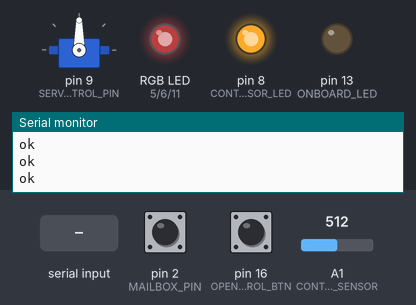
This sketch was run on a simulated Arduino Uno, built with avr-gcc and run on an emulated ATmega328P. Parts: servo, an RGB LED mixed from three pins (HIGH = lit), output pins drawn as LEDs (lit = HIGH), the last lines printed to the serial monitor. The inputs (shaded band) are chosen by the test bench; at power-on: A1 (CONTENT_SENSOR) = 512, pin 16 (OPEN_CONTROL_BTN) HIGH, pin 2 (MAILBOX_PIN) HIGH. Dim RGB values are drawn brighter than linear.

Above: at 3.8 s.
3.9 s: "lock\n" received over Serial
7.5 s: "test\n" received over Serial
At 9.4 s:
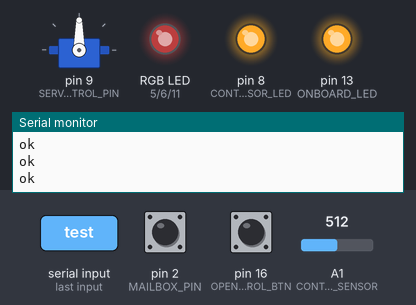
11.0 s: A1 (CONTENT_SENSOR) set to 639
16.7 s: A1 (CONTENT_SENSOR) set to 664
At 22.5 s:
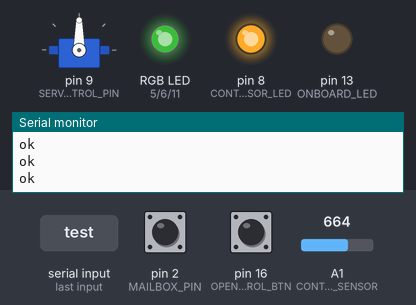
23.0 s: pin 16 (OPEN_CONTROL_BTN) pulled LOW for 3.2 s
At 25.5 s:
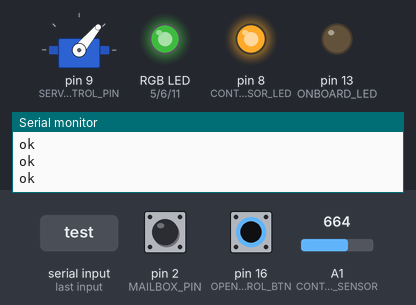
27.7 s: "test\n" received over Serial
At 29.6 s:
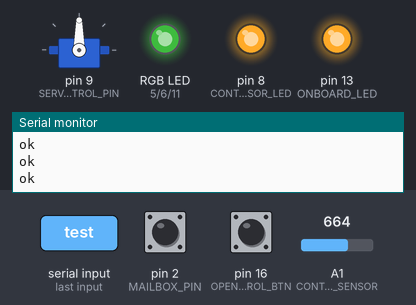
Timing chart, 0 to 31.2 s (numbered marks = the images above; inputs shaded):
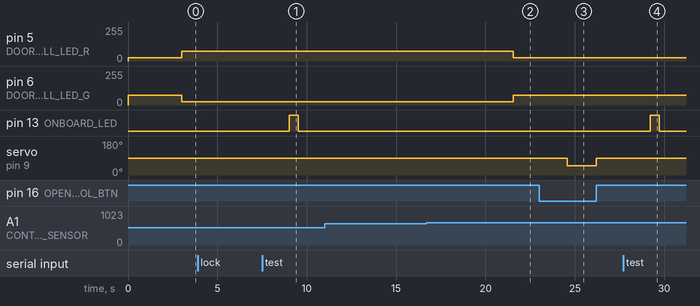

The sketch:

doorbell.ino.ino
```cpp
/**
 * Периферия:
 *   1. Serial
 *   2. Сенсорная кнопка дверного звонка
 *   3. Лампа системы проверки наличия содержимого
 *   4. Приемник системы проверки наличия содержимого
 *   5. Сервопривод замка
 *   6. Индикация состояния звонка
 * ----------
 * Запросы и ответы doorbell
 *   1. Прерывание при нажатии на кнопку звонка
 *      * отправка сообщения dbt в serial
 *      * ожидание ответа ok из serial
 *      * повторная отправка с интервалом 0.5с. до тех пор, пока не будет получен ok
 *   2.
 */
#include <Servo.h>
#include <CapacitiveSensor.h>

#define MAILBOX_PIN 2
#define DOORBELL_PIN_1 4
#define DOORBELL_PIN_2 2
#define CONTENT_SENSOR 15
#define CONTENT_SENSOR_LED 8
#define DOORBELL_LED_B 11
#define DOORBELL_LED_R 5
#define DOORBELL_LED_G 6
#define ONBOARD_LED 13
#define SERVO_CONTROL_PIN 9
#define DOORBELL_LOCK_TIMEOUT 15000
#define OPEN_CONTROL_BTN 16

#define DOORBELL_BLINK_COUNT 10
#define DOORBELL_AMBIENT_LEVEL 50
#define CONTENT_SENSOR_TRESHOLD 650

#define DEBUG false

// sensor button
// 10M resistor between pins 4 & 2, pin 2 is sensor pin, add a wire and foil
CapacitiveSensor doorbellBtnCapacitySensor = CapacitiveSensor(DOORBELL_PIN_1, DOORBELL_PIN_2);
unsigned long csSum;
// -- sensor button end --

Servo doorlockServo;
const int DOORLOCK_SERVO_LOCKED_POS = 50;
const int DOORLOCK_SERVO_UNLOCKED_POS = 90;

void setup(){
  Serial.begin(19200);
  Serial.setTimeout(50);

  doorlockServo.attach(SERVO_CONTROL_PIN);
  pinMode(MAILBOX_PIN, INPUT_PULLUP);
  /**/
  pinMode(OPEN_CONTROL_BTN, INPUT_PULLUP);
  pinMode(ONBOARD_LED, OUTPUT);
  pinMode(CONTENT_SENSOR_LED, OUTPUT);
//  pinMode(CONTENT_SENSOR, INPUT);

  digitalWrite(CONTENT_SENSOR_LED, HIGH);
  analogWrite(DOORBELL_LED_G, 1.5*DOORBELL_AMBIENT_LEVEL);
  analogWrite(DOORBELL_LED_R, DOORBELL_AMBIENT_LEVEL/2);
  analogWrite(DOORBELL_LED_B, DOORBELL_AMBIENT_LEVEL/2);

  lockMailBox();
}
volatile bool mailBoxIsOpened = false;
volatile bool mailBoxIsLocked = true;
volatile bool doorbellTriggered = false;
unsigned long doorbellTimeout = 0;
int contentSensorValue = 0;
unsigned long dbConfirmationNextTime = 0;
const unsigned long DB_CONFIRMATION_CHECK_INTERVAL = 1000;

void loop(){
  contentSensorValue = analogRead(CONTENT_SENSOR);
  mailBoxIsOpened = digitalRead(OPEN_CONTROL_BTN) == HIGH;
  if (!mailBoxIsLocked && !mailBoxIsOpened) {
    lockMailBox();
  } else if (mailBoxIsOpened) {
    unlockMailBox();
  }

  if (doorbellTriggered == false && doorbellTimeout == 0) {
    if (contentSensorValue < CONTENT_SENSOR_TRESHOLD) {
      analogWrite(DOORBELL_LED_R, 1.5*DOORBELL_AMBIENT_LEVEL);
      analogWrite(DOORBELL_LED_G, DOORBELL_AMBIENT_LEVEL/2);
      analogWrite(DOORBELL_LED_B, DOORBELL_AMBIENT_LEVEL/2);
    } else {
      analogWrite(DOORBELL_LED_G, 1.5*DOORBELL_AMBIENT_LEVEL);
      analogWrite(DOORBELL_LED_R, DOORBELL_AMBIENT_LEVEL/2);
      analogWrite(DOORBELL_LED_B, DOORBELL_AMBIENT_LEVEL/2);
    }
  }

  if (DEBUG) {
    Serial.print("Content sensor level: ");
    Serial.println(contentSensorValue);
    delay(100);
  }

  if (doorbellTriggered == true) {
    analogWrite(DOORBELL_LED_R, 255);
    analogWrite(DOORBELL_LED_G, 255);
    analogWrite(DOORBELL_LED_B, 255);
    doorbellTimeout = millis();
    doorbellTriggered = false;
    sendDoorbell();
  }

  if (doorbellTimeout > 0) {
    if (millis() - doorbellTimeout > DOORBELL_LOCK_TIMEOUT) {
      doorbellTimeout = 0;
      analogWrite(DOORBELL_LED_G, DOORBELL_AMBIENT_LEVEL);
      analogWrite(DOORBELL_LED_R, 1.5*DOORBELL_AMBIENT_LEVEL);
      analogWrite(DOORBELL_LED_B, 1.5*DOORBELL_AMBIENT_LEVEL);
      dbConfirmationNextTime = 0;
    } else {
      int doorbell_led_level = abs(-15 + DOORBELL_BLINK_COUNT * 30 * ((millis() - doorbellTimeout) % (DOORBELL_LOCK_TIMEOUT/DOORBELL_BLINK_COUNT)) / DOORBELL_LOCK_TIMEOUT);
      doorbell_led_level = 30 + doorbell_led_level * doorbell_led_level;
      analogWrite(DOORBELL_LED_G, doorbell_led_level);
      analogWrite(DOORBELL_LED_R, doorbell_led_level);
      analogWrite(DOORBELL_LED_B, doorbell_led_level);
    }
  }

  if (doorbellTimeout == 0) {
      long cs =  doorbellBtnCapacitySensor.capacitiveSensor(100);
      if (cs > 70) {
        csSum += cs;
        if (csSum >= 1500) //c: This value is the threshold, a High value means it takes longer to trigger
        {
          if (mailBoxIsLocked) {
            doorbellTriggered = true;
          }
          if (csSum > 0) { csSum = 0; } //Reset
          doorbellBtnCapacitySensor.reset_CS_AutoCal(); //Stops readings
        }
      } else {
        csSum = 0; //Timeout caused by bad readings
      }
  }

  if (dbConfirmationNextTime != 0 && millis() > dbConfirmationNextTime) {
    sendDoorbell();
  }

  if (!Serial.available()) return;

  String command = Serial.readStringUntil('\n');

  trimString(command);
  // странности с обработкой в функции
  if (command.equals("")) return;
  if (command.equals("ready")) {
    serialFlush();
    sendComplete();
  } else if (command.equals("lock")) {
    lockMailBox();
  } else if (command.equals("unlock")) {
    unlockMailBox();
  } else if (command.equals("test")) {
    test();
  } else if (command.equals("content")) {
    sendHasContent();
  } else if (command.equals("contentval")) {
    sendContentSensorValue();
  } else if (command.equals("ok")) {
    // accept confirmation
    dbConfirmationNextTime = 0;
  }
//  else {
//    sendFailed("unknown command: " + command);
//  }
  //
}

void sendHasContent() {
  Serial.print("ok:");
  Serial.println((analogRead(CONTENT_SENSOR) < CONTENT_SENSOR_TRESHOLD) ? "1" : "0");
}

void sendContentSensorValue() {
  Serial.print("ok:");
  Serial.println(contentSensorValue);
}

void sendDoorbell() {
  dbConfirmationNextTime = millis() + DB_CONFIRMATION_CHECK_INTERVAL;
  Serial.println("db");
}

bool test() {
  digitalWrite(ONBOARD_LED, HIGH);
  delay(500);
  digitalWrite(ONBOARD_LED, LOW);
  sendComplete();
}

bool readMailboxState() {
  return digitalRead(MAILBOX_PIN)== HIGH;
}

void sendMailboxState(bool state) {
  Serial.println("mb:" + state ? "1" : 0);
}

void doorbellInterrupt() {
  if (doorbellTimeout == 0) {
    doorbellTriggered = true;
  }
}

void unlockMailBox() {
 doorlockServo.write(DOORLOCK_SERVO_UNLOCKED_POS);
 mailBoxIsLocked = false;
 sendComplete();
 digitalWrite(10, HIGH);
 // 3s to open the door
 delay(3000);
}

void lockMailBox() {
 doorlockServo.write(DOORLOCK_SERVO_LOCKED_POS);
 mailBoxIsLocked = true;
 sendComplete();
 digitalWrite(10, LOW);
}

void sendComplete() {
  Serial.println("ok");
}

void sendFailed(String reason) {
  Serial.println("failed:" + reason);
}

void trimString(String &request) {
  request.replace("\r", "");
  request.trim();
}

void serialFlush(){
  while(Serial.available() > 0) {
    char t = Serial.read();
  }
}
```

Measured:
- the behaviour switches between 649 and 650 on A1 (CONTENT_SENSOR) (found by bisection; images 1 and 2)
- after the input at 7.5 s, pin 13 (ONBOARD_LED): LOW → HIGH after 1.5 s, → LOW 0.50 s later
- after the input at 16.7 s, pin 5 (DOORBELL_LED_R): 75/255 → 25/255 after 4.9 s; pin 6 (DOORBELL_LED_G): 25/255 → 75/255 after 4.9 s
- after the input at 23.0 s, servo on pin 9 (SERVO_CONTROL_PIN): 90° → 50° after 1.6 s, → 90° 1.6 s later
- after the input at 27.7 s, pin 13 (ONBOARD_LED): LOW → HIGH after 1.5 s, → LOW 0.50 s later
